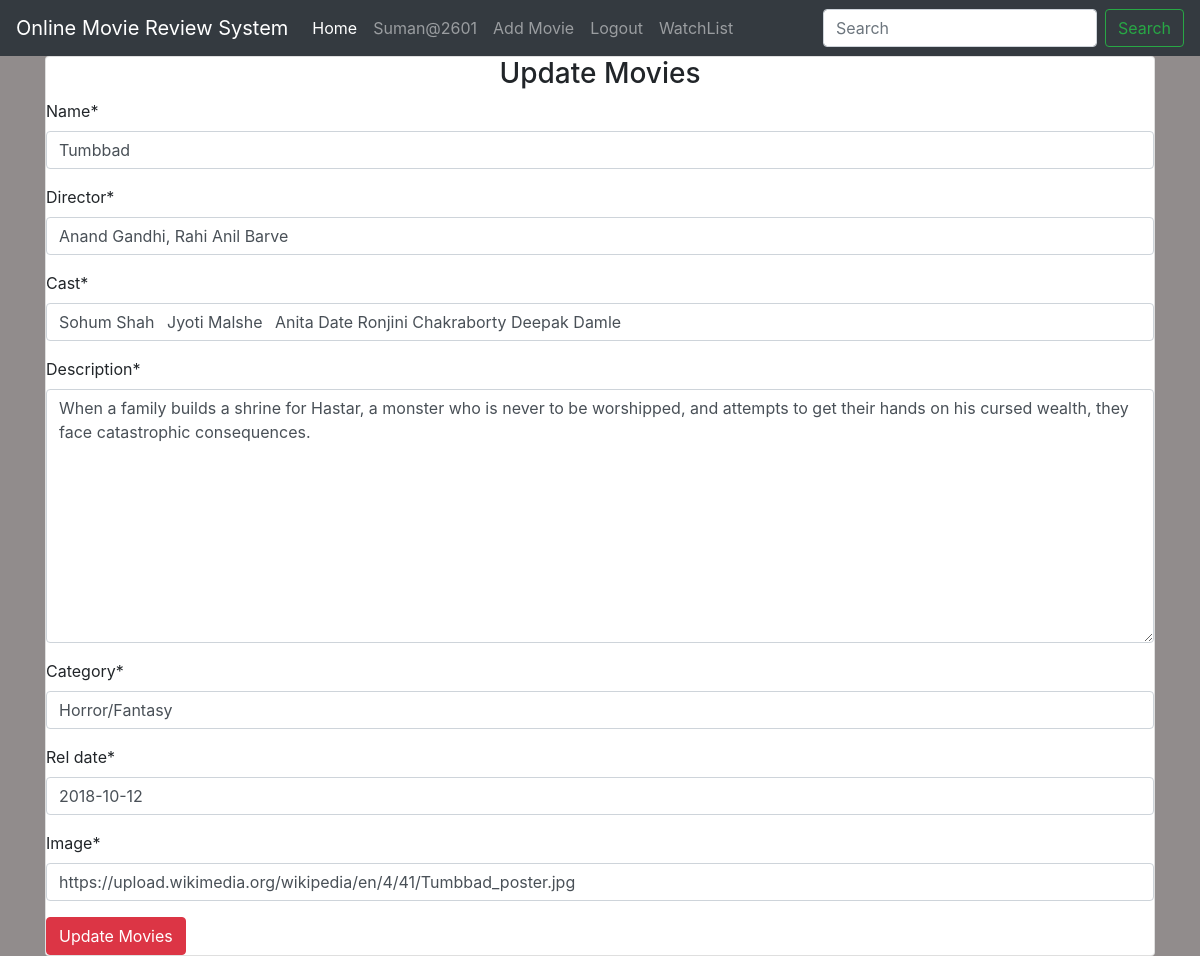
The app's page /updatemovies/3/ (signed in) with its own data.
### movie/models.py (models this page shows, shortened)
class Movie(models.Model):
    name = models.CharField(max_length=300)
    director = models.CharField(max_length=50)
    cast = models.CharField(max_length=1000)
    description = models.TextField(max_length=5000)
    category = models.CharField(max_length=100,null=True)
    rel_date = models.DateField()
    avg_rating = models.FloatField(default=0)
    image = models.URLField(default=None, null=True)

### movie/views.py (the view)
# urls.py: path('updatemovies/<int:id>/', views.update_movie, name="update_movie"),
def update_movie(request, id):
    movie = Movie.objects.get(id=id)
    if request.method == "POST":
        form = MovieForm(request.POST or None, instance=movie)
        if form.is_valid():
            data = form.save(commit = False)
            data.save()
            return redirect("movie:details", id)
    else:
        form = MovieForm(instance=movie)
    return render(request, 'movie/addmovies.html', {"form": form,  "controller": "Update Movies"})

### movie/forms.py
class MovieForm(forms.ModelForm):
    class Meta:
        model = Movie
        fields = ('name', 'director', 'cast', 'description', 'category', 'rel_date','image')

### movie/templates/movie/addmovies.html (shortened to what this page needs)
{% extends 'movie/base.html' %}
{% load crispy_forms_tags %}
{% block content %}
<div class="container">
    <div class="card">
        <div class="card-content">
            <h3 class="text-center">{{ controller }}</h3>
            <form action="" method="POST">
                {{ form | crispy }}
                <input type="submit" value="{{ controller }}" class="btn btn-danger">
            </form>
        </div>
    </div>
</div>
{% endblock %}

### movie/templates/movie/base.html (shortened to what this page needs)
<!doctype html>
<html lang="en">
  <head>
    <link rel="stylesheet" href="https://maxcdn.bootstrapcdn.com/bootstrap/4.0.0/css/bootstrap.min.css">
    {% load static %}
    <link rel="stylesheet" href="{% static  'css/main.css' %}">
  </head>
  <body>
    <nav class="navbar navbar-expand-lg navbar-dark bg-dark text-white">
        <a class="navbar-brand" href="{% url 'movie:home' %}">Online Movie Review System</a>
        <div class="collapse navbar-collapse" id="navbarSupportedContent">
          <ul class="navbar-nav mr-auto">
            <li class="nav-item active">
              <a class="nav-link" href="{% url 'movie:home' %}">Home <span class="sr-only">(current)</span></a>
            </li>
            {% if user.is_authenticated %}
            <li class="nav-item">
              <li class="nav-item">
                <a class="nav-link" href="#">{{ user.username }}</a>
              </li>
              {% if request.user.is_superuser %}
                <li class="nav-item">
                  <a class="nav-link" href="{% url 'movie:add_movie' %}">Add Movie</a>
                </li>
              {% endif %}
              <li>
                <a class="nav-link" href="{% url 'user:logout' %}">Logout</a>
              </li>
              <li>
                <a class="nav-link" href="/watchlistview">WatchList</a>
              </li>
            </li>
            {% endif %}
          </ul>
          <form class="form-inline my-2 my-lg-0" method="GET" action="{% url 'movie:home' %}" >
            <input class="form-control mr-sm-2" type="search" placeholder="Search" aria-label="Search" name="title" >
            <button class="btn btn-outline-success my-2 my-sm-0" type="submit">Search</button>
          </form>
        </div>
      </nav>
    {% block content %}
    {% endblock %}
  </body>
</html>

### movie/static/css/main.css (style rules this page uses)
body { background-color: #918c8c; }

### records on screen
Movie: name "Tumbbad", director "Anand Gandhi, Rahi Anil Barve", cast "Sohum Shah Jyoti Malshe Anita Date Ronjini Chakraborty Deepak Damle", description "When a family builds a shrine for Hastar, a monster who is never to be worshipped, and attempts to get their hands on his cursed wealth, they face catastrophic consequences.", category "Horror/Fantasy", rel_date "2018-10-12", image "https://upload.wikimedia.org/wikipedia/en/4/41/Tumbbad_poster.jpg"

### other values on screen
{{ user.username }} "Suman@2601"
{{ controller }} "Update Movies"
